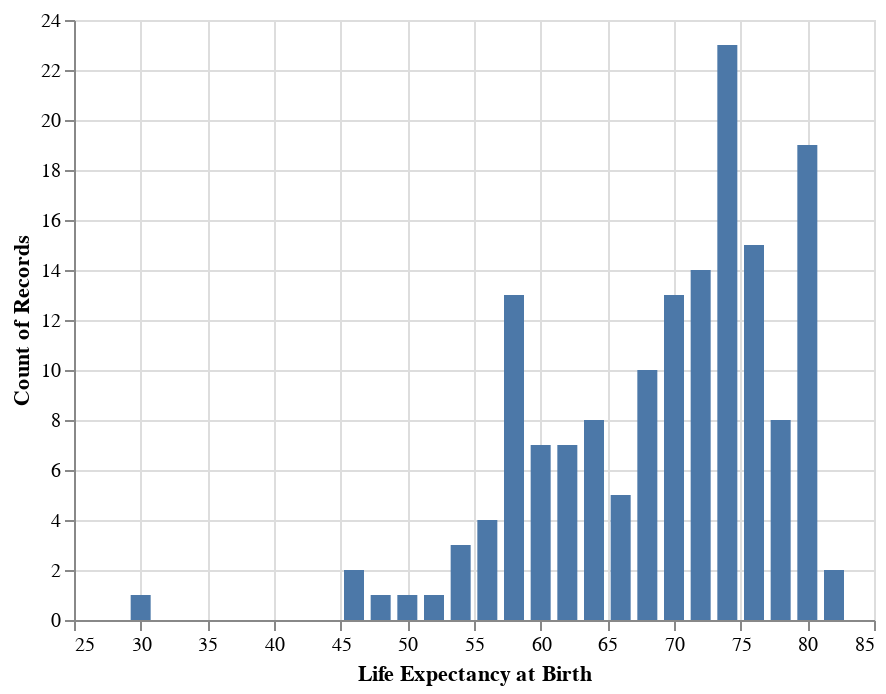

The notebook cell saved with this chart:
### Markdown cell above
Well, these operations can be articulated as a transform in Altair using `.bin_transform()`:

### Code cell
# filter, bin, and plot
alt.Chart(
    data
).transform_filter(
    alt.FieldEqualPredicate(field = 'Year', 
                            equal = 2010)
).transform_bin(
    'Life Expectancy at Birth', # name to give binned variable
    field = 'Life Expectancy', # variable to bin
    bin = alt.Bin(step = 2) # binning parameters
).mark_bar(size = 10).encode(
    x = 'Life Expectancy at Birth:Q', 
    y = 'count()'
)

### Figure 1 — Vega-Lite specification as saved in the notebook (floating-point values rounded to 4 significant figures; data arrays with more than 128 entries replaced by an {"elided": "..."} marker saying what was removed)
{"config": {"view": {"continuousWidth": 400, "continuousHeight": 300}}, "data": {"name": "data-0e0d0d97d058483070f29e26f6991581"}, "mark": {"type": "bar", "size": 10}, "encoding": {"x": {"field": "Life Expectancy at Birth", "type": "quantitative"}, "y": {"aggregate": "count", "type": "quantitative"}}, "transform": [{"filter": {"equal": 2010, "field": "Year"}}, {"bin": {"step": 2}, "field": "Life Expectancy", "as": "Life Expectancy at Birth"}], "$schema": "https://vega.github.io/schema/vega-lite/v4.17.0.json", "datasets": {"data-0e0d0d97d058483070f29e26f6991581": {"elided": "620 records"}}}
